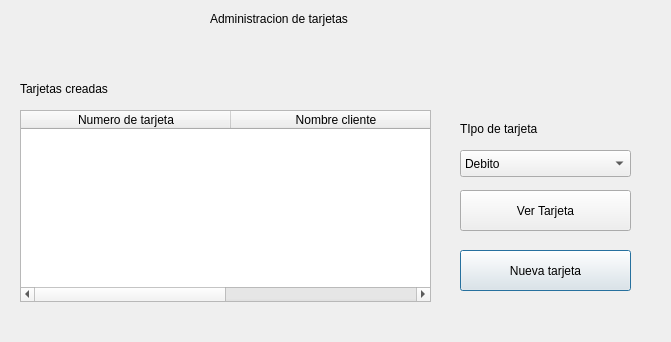
<?xml version="1.0" encoding="UTF-8"?>
<ui version="4.0">
 <class>administracion</class>
 <widget class="QDialog" name="administracion">
  <property name="geometry">
   <rect>
    <x>0</x>
    <y>0</y>
    <width>671</width>
    <height>342</height>
   </rect>
  </property>
  <property name="windowTitle">
   <string>Dialog</string>
  </property>
  <widget class="QLabel" name="label">
   <property name="geometry">
    <rect>
     <x>210</x>
     <y>10</y>
     <width>179</width>
     <height>17</height>
    </rect>
   </property>
   <property name="styleSheet">
    <string notr="true">font: 75 11pt &quot;Ubuntu&quot;;</string>
   </property>
   <property name="text">
    <string>Administracion de tarjetas</string>
   </property>
  </widget>
  <widget class="QLabel" name="label_2">
   <property name="geometry">
    <rect>
     <x>20</x>
     <y>80</y>
     <width>131</width>
     <height>17</height>
    </rect>
   </property>
   <property name="text">
    <string>Tarjetas creadas</string>
   </property>
  </widget>
  <widget class="QLabel" name="label_3">
   <property name="geometry">
    <rect>
     <x>460</x>
     <y>120</y>
     <width>111</width>
     <height>17</height>
    </rect>
   </property>
   <property name="text">
    <string>TIpo de tarjeta</string>
   </property>
  </widget>
  <widget class="QPushButton" name="nueva_card">
   <property name="geometry">
    <rect>
     <x>460</x>
     <y>250</y>
     <width>171</width>
     <height>41</height>
    </rect>
   </property>
   <property name="text">
    <string>Nueva tarjeta</string>
   </property>
   <property name="icon">
    <iconset>
     <normaloff>../iconos/add_32.png</normaloff>../iconos/add_32.png</iconset>
   </property>
   <property name="iconSize">
    <size>
     <width>26</width>
     <height>26</height>
    </size>
   </property>
  </widget>
  <widget class="QPushButton" name="pushButton_2">
   <property name="geometry">
    <rect>
     <x>460</x>
     <y>190</y>
     <width>171</width>
     <height>41</height>
    </rect>
   </property>
   <property name="text">
    <string>Ver Tarjeta</string>
   </property>
   <property name="icon">
    <iconset>
     <normaloff>../iconos/search_button_green_32.png</normaloff>../iconos/search_button_green_32.png</iconset>
   </property>
   <property name="iconSize">
    <size>
     <width>30</width>
     <height>30</height>
    </size>
   </property>
  </widget>
  <widget class="QTableWidget" name="tabla_tarjetas">
   <property name="geometry">
    <rect>
     <x>20</x>
     <y>110</y>
     <width>411</width>
     <height>192</height>
    </rect>
   </property>
   <attribute name="horizontalHeaderDefaultSectionSize">
    <number>210</number>
   </attribute>
   <column>
    <property name="text">
     <string>Numero de tarjeta</string>
    </property>
   </column>
   <column>
    <property name="text">
     <string>Nombre cliente</string>
    </property>
   </column>
  </widget>
  <widget class="QComboBox" name="lista_tipos_tarjeta">
   <property name="geometry">
    <rect>
     <x>460</x>
     <y>150</y>
     <width>171</width>
     <height>27</height>
    </rect>
   </property>
   <item>
    <property name="text">
     <string>Debito</string>
    </property>
   </item>
   <item>
    <property name="text">
     <string>Credito Platino</string>
    </property>
   </item>
   <item>
    <property name="text">
     <string>Credito Oro</string>
    </property>
   </item>
   <item>
    <property name="text">
     <string>Credito Clasica</string>
    </property>
   </item>
  </widget>
  <widget class="QLabel" name="label_4">
   <property name="geometry">
    <rect>
     <x>420</x>
     <y>0</y>
     <width>81</width>
     <height>61</height>
    </rect>
   </property>
   <property name="text">
    <string/>
   </property>
   <property name="pixmap">
    <pixmap>../iconos/Bank_Icon_64.png</pixmap>
   </property>
  </widget>
  <widget class="QLabel" name="label_5">
   <property name="geometry">
    <rect>
     <x>110</x>
     <y>0</y>
     <width>81</width>
     <height>61</height>
    </rect>
   </property>
   <property name="text">
    <string/>
   </property>
   <property name="pixmap">
    <pixmap>../iconos/Bank_Icon_64.png</pixmap>
   </property>
  </widget>
 </widget>
 <resources/>
 <connections/>
</ui>
